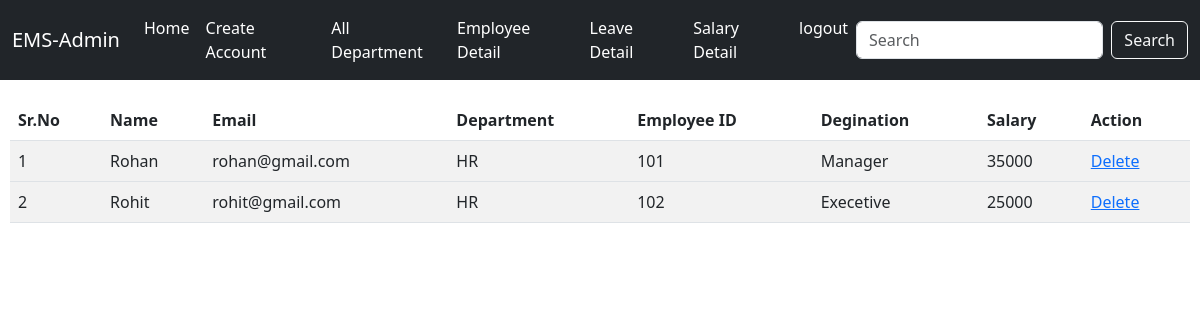
The app's page /salary/ (signed in) with its own data.
### emp_app/models.py (models this page shows, shortened)
class Userdetail(AbstractBaseUser,PermissionsMixin):
        email=models.EmailField(unique=True)
        username=models.CharField(max_length=100)
        department=models.CharField(max_length=100)
        employeename=models.CharField(max_length=100)
        employeepic=models.ImageField(upload_to='images/')
        fathername=models.CharField(max_length=100)
        mothername=models.CharField(max_length=100)
        employeeid=models.CharField(max_length=100)
        employeedegination=models.CharField(max_length=200)
        joiningdate=models.DateField(null=True)
        employeeleave=models.IntegerField(null=True)
        employeesalary=models.IntegerField(null=True)
        employeecontect=models.IntegerField(null=True)
        employeeaddress=models.CharField(max_length=200)
        Key=models.CharField(max_length=200,null=True)
        is_active = models.BooleanField(default=True)
        is_staff = models.BooleanField(default=False)
        objects=CustomuserdetailManager()
        USERNAME_FIELD='email'
        REQUIRED_FIELDS=['username','department']

### emp_app/views.py (the view)
# urls.py: path('salary/',views.salary,name='salary'),
@login_required
def salary(request):
    userdep=request.user.department
    salarydata=Userdetail.objects.all().exclude(department=userdep)
    return render(request,'admin/salary.html',{'salarydata':salarydata})

### emp_app/templates/admin/salary.html (shortened to what this page needs)
{% extends 'admin/admin_panel.html'%}
{% load static %}
{% block content %}
       <div style='margin:20px 10px'>
        <table class='table table-striped table-hover' >
            <thead>
            <tr>
                <th> Sr.No</th>
                <th> Name</th>
                <th> Email</th>
                <th> Department</th>
                <th> Employee ID</th>
                <th> Degination</th>
                <th> Salary </th>
                <th> Action </th>
            </tr>
            <thead>
                {% for i in salarydata %}
            <tbody>
            <tr>
                <td>{{forloop.counter}}</td>
                <td>{{i.username}}</td>
                <td>{{i.email}}</td>
                <td>{{i.department}}</td>
                <td>{{i.employeeid}}</td>
                <td>{{i.employeedegination}}</td>
                <td>{{i.employeesalary}}</td>
                <td> <a href='/delete/{{i.id}}/' type='submit'> Delete </a></td>
            </tr>
            <tbody>
                {% endfor %}
        </table>
       </div>
{% endblock %}

### records on screen
Userdetail: username "Rohan", email "rohan@gmail.com", department "HR", employeeid "101", employeedegination "Manager", employeesalary "35000"
Userdetail: username "Rohit", email "rohit@gmail.com", department "HR", employeeid "102", employeedegination "Execetive", employeesalary "25000"
